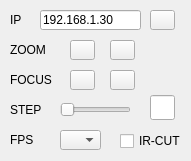
<?xml version="1.0" encoding="UTF-8"?>
<ui version="4.0">
 <class>HikControl</class>
 <widget class="QWidget" name="HikControl">
  <property name="geometry">
   <rect>
    <x>0</x>
    <y>0</y>
    <width>191</width>
    <height>161</height>
   </rect>
  </property>
  <property name="windowTitle">
   <string>Form</string>
  </property>
  <widget class="QPushButton" name="FOCUS_FAR_BTN">
   <property name="geometry">
    <rect>
     <x>70</x>
     <y>70</y>
     <width>25</width>
     <height>20</height>
    </rect>
   </property>
   <property name="text">
    <string/>
   </property>
   <property name="icon">
    <iconset resource="img/resources.qrc">
     <normaloff>:/icons/operations/operations/operations_2.png</normaloff>:/icons/operations/operations/operations_2.png</iconset>
   </property>
   <property name="autoRepeat">
    <bool>false</bool>
   </property>
  </widget>
  <widget class="QLabel" name="FOCUS">
   <property name="geometry">
    <rect>
     <x>10</x>
     <y>70</y>
     <width>51</width>
     <height>19</height>
    </rect>
   </property>
   <property name="text">
    <string>FOCUS</string>
   </property>
  </widget>
  <widget class="QLabel" name="ZOOM">
   <property name="geometry">
    <rect>
     <x>10</x>
     <y>40</y>
     <width>51</width>
     <height>19</height>
    </rect>
   </property>
   <property name="text">
    <string>ZOOM</string>
   </property>
  </widget>
  <widget class="QLabel" name="FOCUS_STEP">
   <property name="geometry">
    <rect>
     <x>10</x>
     <y>100</y>
     <width>51</width>
     <height>19</height>
    </rect>
   </property>
   <property name="text">
    <string>STEP</string>
   </property>
  </widget>
  <widget class="QLineEdit" name="IP_EDIT">
   <property name="geometry">
    <rect>
     <x>40</x>
     <y>10</y>
     <width>101</width>
     <height>20</height>
    </rect>
   </property>
   <property name="text">
    <string>192.168.1.30</string>
   </property>
  </widget>
  <widget class="QLabel" name="FRAME_RATE">
   <property name="geometry">
    <rect>
     <x>10</x>
     <y>130</y>
     <width>26</width>
     <height>19</height>
    </rect>
   </property>
   <property name="text">
    <string>FPS</string>
   </property>
  </widget>
  <widget class="QLineEdit" name="SPEED_EDIT">
   <property name="geometry">
    <rect>
     <x>150</x>
     <y>95</y>
     <width>25</width>
     <height>25</height>
    </rect>
   </property>
   <property name="text">
    <string/>
   </property>
  </widget>
  <widget class="QLabel" name="DEVICE_IP">
   <property name="geometry">
    <rect>
     <x>10</x>
     <y>10</y>
     <width>31</width>
     <height>19</height>
    </rect>
   </property>
   <property name="text">
    <string>IP</string>
   </property>
  </widget>
  <widget class="QComboBox" name="FPS_OPTION">
   <property name="geometry">
    <rect>
     <x>60</x>
     <y>130</y>
     <width>41</width>
     <height>20</height>
    </rect>
   </property>
  </widget>
  <widget class="QCheckBox" name="ICR_CHK">
   <property name="geometry">
    <rect>
     <x>120</x>
     <y>130</y>
     <width>61</width>
     <height>22</height>
    </rect>
   </property>
   <property name="text">
    <string>IR-CUT</string>
   </property>
  </widget>
  <widget class="QSlider" name="SPEED_SLIDER">
   <property name="geometry">
    <rect>
     <x>60</x>
     <y>100</y>
     <width>71</width>
     <height>20</height>
    </rect>
   </property>
   <property name="styleSheet">
    <string notr="true">#SPEED_SLIDER_1::handle:horizontal{
	width: 6px;
	height: 8px;
	margin-top: -2px;
	margin-bottom: -2px;
}</string>
   </property>
   <property name="orientation">
    <enum>Qt::Horizontal</enum>
   </property>
  </widget>
  <widget class="QPushButton" name="FOCUS_NEAR_BTN">
   <property name="geometry">
    <rect>
     <x>110</x>
     <y>70</y>
     <width>25</width>
     <height>20</height>
    </rect>
   </property>
   <property name="text">
    <string/>
   </property>
   <property name="icon">
    <iconset resource="img/resources.qrc">
     <normaloff>:/icons/operations/operations/operations_3.png</normaloff>:/icons/operations/operations/operations_3.png</iconset>
   </property>
   <property name="autoRepeat">
    <bool>false</bool>
   </property>
  </widget>
  <widget class="QPushButton" name="ZOOM_OUT_BTN">
   <property name="geometry">
    <rect>
     <x>70</x>
     <y>40</y>
     <width>25</width>
     <height>20</height>
    </rect>
   </property>
   <property name="text">
    <string/>
   </property>
   <property name="icon">
    <iconset resource="img/resources.qrc">
     <normaloff>:/icons/operations/operations/operations_0.png</normaloff>:/icons/operations/operations/operations_0.png</iconset>
   </property>
   <property name="autoRepeat">
    <bool>false</bool>
   </property>
  </widget>
  <widget class="QPushButton" name="ZOOM_IN_BTN">
   <property name="geometry">
    <rect>
     <x>110</x>
     <y>40</y>
     <width>25</width>
     <height>20</height>
    </rect>
   </property>
   <property name="text">
    <string/>
   </property>
   <property name="icon">
    <iconset resource="img/resources.qrc">
     <normaloff>:/icons/operations/operations/operations_1.png</normaloff>:/icons/operations/operations/operations_1.png</iconset>
   </property>
   <property name="autoRepeat">
    <bool>false</bool>
   </property>
  </widget>
  <widget class="QPushButton" name="CONNECT_BTN">
   <property name="geometry">
    <rect>
     <x>150</x>
     <y>10</y>
     <width>25</width>
     <height>20</height>
    </rect>
   </property>
   <property name="text">
    <string/>
   </property>
   <property name="icon">
    <iconset resource="img/resources.qrc">
     <normaloff>:/icons/operations/operations/connect.png</normaloff>:/icons/operations/operations/connect.png</iconset>
   </property>
  </widget>
 </widget>
 <resources>
  <include location="img/resources.qrc"/>
  <include location="img/resources.qrc"/>
  <include location="img/resources.qrc"/>
 </resources>
 <connections/>
</ui>
